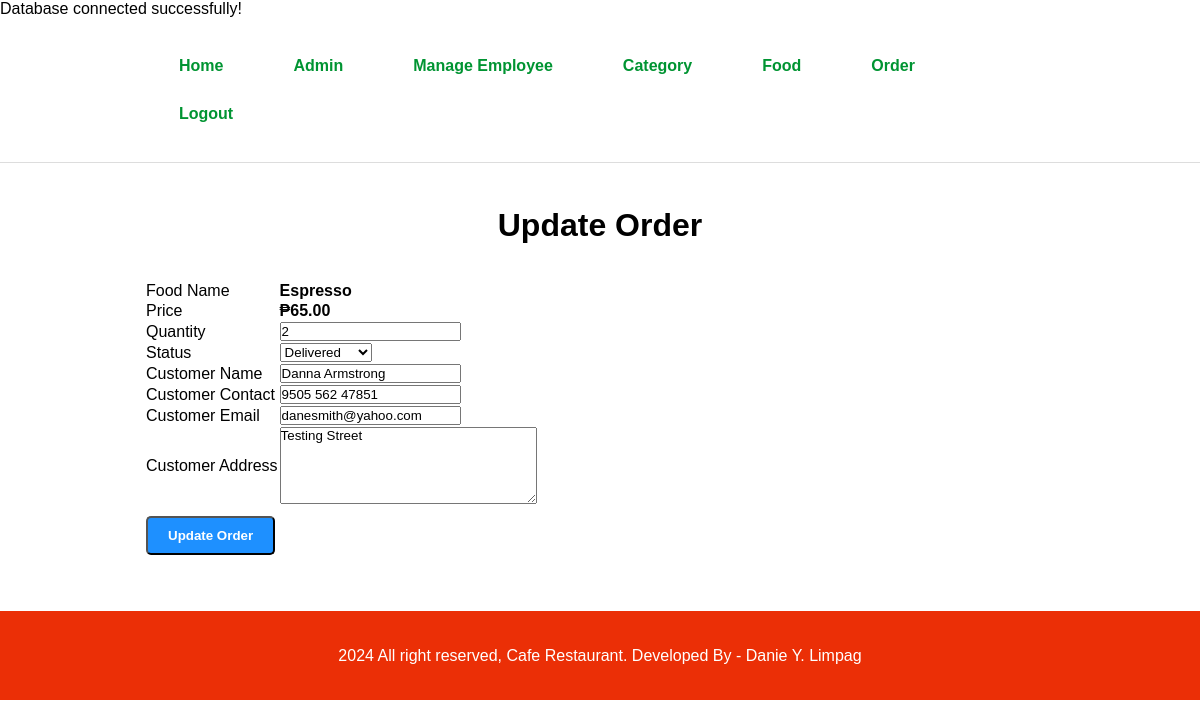
/food-order/admin/update-order.php?id=1 (signed in), run on the app's committed database.
### tables this page shows
CREATE TABLE `tbl_order` (
  `id` int(10) UNSIGNED NOT NULL,
  `food` varchar(150) NOT NULL,
  `price` decimal(10,2) NOT NULL,
  `qty` int(11) NOT NULL,
  `total` decimal(10,2) NOT NULL,
  `order_date` datetime NOT NULL,
  `status` varchar(50) NOT NULL,
  `customer_name` varchar(150) NOT NULL,
  `customer_contact` varchar(20) NOT NULL,
  `customer_email` varchar(150) NOT NULL,
  `customer_address` varchar(255) NOT NULL
);

### food-order/admin/update-order.php (the view, shortened to what this page needs)
<?php include('partials/menu.php'); ?>
<div class="main-content">
    <div class="wrapper">
        <h1 class="text-center">Update Order</h1>
        <br><br>
        <?php
            if(isset($_GET['id'])) {
                $id = $_GET['id'];
                $sql = "SELECT * FROM tbl_order WHERE id=$id";
                $res = mysqli_query($conn, $sql);
                $count = mysqli_num_rows($res);
                if($count == 1) {
                    $row = mysqli_fetch_assoc($res);
                    $food = $row['food'];
                    $price = $row['price'];
                    $qty = $row['qty'];
                    $status = $row['status'];
                    $customer_name = $row['customer_name'];
                    $customer_contact = $row['customer_contact'];
                    $customer_email = $row['customer_email'];
                    $customer_address = $row['customer_address'];
                } else {
                    header('location:'.SITEURL.'admin/manage-order.php');
                }
            } else {
                header('location:'.SITEURL.'admin/manage-order.php');
            }
        ?>
        <form action="" method="POST">
            <table class="table-full">
                <tr>
                    <td>Food Name</td>
                    <td><b><?php echo htmlspecialchars($food); ?></b></td>
                </tr>
                <tr>
                    <td>Price</td>
                    <td><b>₱<?php echo htmlspecialchars($price); ?></b></td>
                </tr>
                <tr>
                    <td>Quantity</td>
                    <td>
                        <input type="number" name="qty" value="<?php echo htmlspecialchars($qty); ?>">
                    </td>
                </tr>
                <tr>
                    <td>Status</td>
                    <td>
                        <select name="status">
                            <option <?php if($status == "Delivered"){echo "selected";} ?> value="Delivered">Delivered</option>
                        </select>
                    </td>
                </tr>
                <tr>
                    <td>Customer Name</td>
                    <td>
                        <input type="text" name="customer_name" value="<?php echo htmlspecialchars($customer_name); ?>">
                    </td>
                </tr>
                <tr>
                    <td>Customer Contact</td>
                    <td>
                        <input type="text" name="customer_contact" value="<?php echo htmlspecialchars($customer_contact); ?>">
                    </td>
                </tr>
                <tr>
                    <td>Customer Email</td>
                    <td>
                        <input type="text" name="customer_email" value="<?php echo htmlspecialchars($customer_email); ?>">
                    </td>
                </tr>
                <tr>
                    <td>Customer Address</td>
                    <td>
                        <textarea name="customer_address" cols="30" rows="5"><?php echo htmlspecialchars($customer_address); ?></textarea>
                    </td>
                </tr>
                <tr>
                    <td colspan="2">
                        <input type="submit" name="submit" value="Update Order" class="btn btn-primary">
                    </td>
                </tr>
            </table>
        </form>
    </div>
</div>
<?php include('partials/footer.php'); ?>

### food-order/css/admin.css (style rules this page uses)
* { margin: 0; padding: 0; font-family: Arial, Helvetica, sans-serif; box-sizing: border-box; }
.wrapper { padding: 2%; width: 80%; margin: 0 auto; }
.text-center { text-align: center; }
.btn-primary, .btn-secondary, .btn-danger { padding: 10px 20px; color: white; text-decoration: none; font-weight: bold; display: inline-block; margin: 10px 0; border-radius: 5px; transition: background-color 0.3s ease; text-align: center; }
.btn-primary { background-color: #1e90ff; }

### data on the page
tbl_order: food "Espresso", price "65.00", qty "2", status "Delivered", customer_name "Danna Armstrong", customer_contact "9505 562 47851", customer_email "danesmith@yahoo.com", customer_address "Testing Street"
